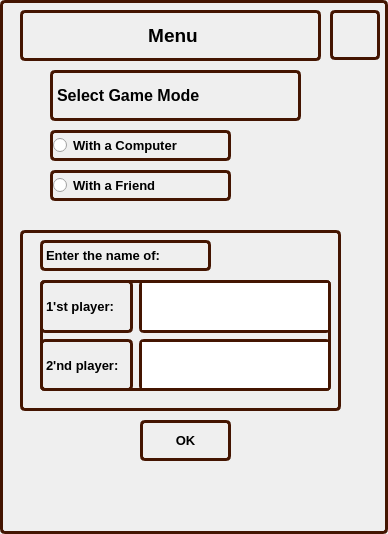
<?xml version="1.0" encoding="UTF-8"?>
<ui version="4.0">
 <class>SettingWindow</class>
 <widget class="QDialog" name="SettingWindow">
  <property name="geometry">
   <rect>
    <x>0</x>
    <y>0</y>
    <width>388</width>
    <height>534</height>
   </rect>
  </property>
  <property name="windowTitle">
   <string>Dialog</string>
  </property>
  <property name="windowIcon">
   <iconset resource="resources.qrc">
    <normaloff>:/resources/resources/tic-tac-toe (1).png</normaloff>:/resources/resources/tic-tac-toe (1).png</iconset>
  </property>
  <property name="styleSheet">
   <string notr="true">background-image: url(:/resources/resources/back.png);
border-radius: 5px;
border: 3px solid #441501;</string>
  </property>
  <widget class="QRadioButton" name="singlePlayerButton">
   <property name="geometry">
    <rect>
     <x>50</x>
     <y>130</y>
     <width>181</width>
     <height>31</height>
    </rect>
   </property>
   <property name="font">
    <font>
     <family>Tahoma</family>
     <pointsize>10</pointsize>
     <weight>75</weight>
     <bold>true</bold>
    </font>
   </property>
   <property name="styleSheet">
    <string notr="true">background-image: url(:/resources/resources/button.png);</string>
   </property>
   <property name="text">
    <string>With a Computer</string>
   </property>
  </widget>
  <widget class="QRadioButton" name="multiPlayerButton">
   <property name="geometry">
    <rect>
     <x>50</x>
     <y>170</y>
     <width>181</width>
     <height>31</height>
    </rect>
   </property>
   <property name="font">
    <font>
     <family>Tahoma</family>
     <pointsize>10</pointsize>
     <weight>75</weight>
     <bold>true</bold>
    </font>
   </property>
   <property name="styleSheet">
    <string notr="true">background-image: url(:/resources/resources/button.png);</string>
   </property>
   <property name="text">
    <string>With a Friend</string>
   </property>
  </widget>
  <widget class="QGroupBox" name="groupBox">
   <property name="geometry">
    <rect>
     <x>20</x>
     <y>230</y>
     <width>321</width>
     <height>181</height>
    </rect>
   </property>
   <property name="title">
    <string/>
   </property>
   <widget class="QWidget" name="gridLayoutWidget">
    <property name="geometry">
     <rect>
      <x>20</x>
      <y>50</y>
      <width>291</width>
      <height>111</height>
     </rect>
    </property>
    <layout class="QGridLayout" name="gridLayout">
     <item row="0" column="0">
      <widget class="QLabel" name="firstName">
       <property name="font">
        <font>
         <family>Tahoma</family>
         <pointsize>10</pointsize>
         <weight>75</weight>
         <bold>true</bold>
        </font>
       </property>
       <property name="styleSheet">
        <string notr="true">background-image: url(:/resources/resources/button.png);</string>
       </property>
       <property name="text">
        <string>1'st player:</string>
       </property>
      </widget>
     </item>
     <item row="1" column="0">
      <widget class="QLabel" name="secondName">
       <property name="font">
        <font>
         <family>Tahoma</family>
         <pointsize>10</pointsize>
         <weight>75</weight>
         <bold>true</bold>
        </font>
       </property>
       <property name="styleSheet">
        <string notr="true">background-image: url(:/resources/resources/button.png);</string>
       </property>
       <property name="text">
        <string>2'nd player:  </string>
       </property>
      </widget>
     </item>
     <item row="0" column="1">
      <widget class="QPlainTextEdit" name="firstNameInfo">
       <property name="font">
        <font>
         <family>Tahoma</family>
         <pointsize>10</pointsize>
         <weight>75</weight>
         <bold>true</bold>
        </font>
       </property>
       <property name="styleSheet">
        <string notr="true">background-image: url(:/resources/resources/button.png);</string>
       </property>
      </widget>
     </item>
     <item row="1" column="1">
      <widget class="QPlainTextEdit" name="secondNameInfo">
       <property name="font">
        <font>
         <family>Tahoma</family>
         <pointsize>10</pointsize>
         <weight>75</weight>
         <bold>true</bold>
        </font>
       </property>
       <property name="styleSheet">
        <string notr="true">background-image: url(:/resources/resources/button.png);</string>
       </property>
      </widget>
     </item>
    </layout>
   </widget>
   <widget class="QLabel" name="entryNames">
    <property name="geometry">
     <rect>
      <x>20</x>
      <y>10</y>
      <width>171</width>
      <height>31</height>
     </rect>
    </property>
    <property name="font">
     <font>
      <family>Tahoma</family>
      <pointsize>10</pointsize>
      <weight>75</weight>
      <bold>true</bold>
     </font>
    </property>
    <property name="styleSheet">
     <string notr="true">background-image: url(:/resources/resources/button.png);</string>
    </property>
    <property name="text">
     <string>Enter the name of:</string>
    </property>
   </widget>
  </widget>
  <widget class="QLabel" name="label">
   <property name="geometry">
    <rect>
     <x>50</x>
     <y>70</y>
     <width>251</width>
     <height>51</height>
    </rect>
   </property>
   <property name="font">
    <font>
     <family>Tahoma</family>
     <pointsize>12</pointsize>
     <weight>75</weight>
     <bold>true</bold>
    </font>
   </property>
   <property name="styleSheet">
    <string notr="true">background-image: url(:/resources/resources/button.png);</string>
   </property>
   <property name="text">
    <string>Select Game Mode</string>
   </property>
  </widget>
  <widget class="QPushButton" name="exit">
   <property name="geometry">
    <rect>
     <x>330</x>
     <y>10</y>
     <width>50</width>
     <height>50</height>
    </rect>
   </property>
   <property name="styleSheet">
    <string notr="true">background-image: url(:/resources/resources/button.png);
image: url(:/resources/resources/exit.png);</string>
   </property>
   <property name="text">
    <string/>
   </property>
  </widget>
  <widget class="QPushButton" name="okButton">
   <property name="geometry">
    <rect>
     <x>140</x>
     <y>420</y>
     <width>91</width>
     <height>41</height>
    </rect>
   </property>
   <property name="font">
    <font>
     <family>Tahoma</family>
     <pointsize>10</pointsize>
     <weight>75</weight>
     <bold>true</bold>
    </font>
   </property>
   <property name="styleSheet">
    <string notr="true">background-image: url(:/resources/resources/button.png);</string>
   </property>
   <property name="text">
    <string>OK</string>
   </property>
  </widget>
  <widget class="QLabel" name="label_2">
   <property name="geometry">
    <rect>
     <x>20</x>
     <y>10</y>
     <width>301</width>
     <height>51</height>
    </rect>
   </property>
   <property name="font">
    <font>
     <family>Tahoma</family>
     <pointsize>14</pointsize>
     <weight>75</weight>
     <bold>true</bold>
    </font>
   </property>
   <property name="styleSheet">
    <string notr="true">background-image: url(:/resources/resources/button.png);</string>
   </property>
   <property name="text">
    <string>&lt;html&gt;&lt;head/&gt;&lt;body&gt;&lt;p align=&quot;center&quot;&gt;&lt;span style=&quot; font-size:14pt;&quot;&gt;Menu&lt;/span&gt;&lt;/p&gt;&lt;/body&gt;&lt;/html&gt;</string>
   </property>
  </widget>
 </widget>
 <resources>
  <include location="resources.qrc"/>
 </resources>
 <connections/>
</ui>
